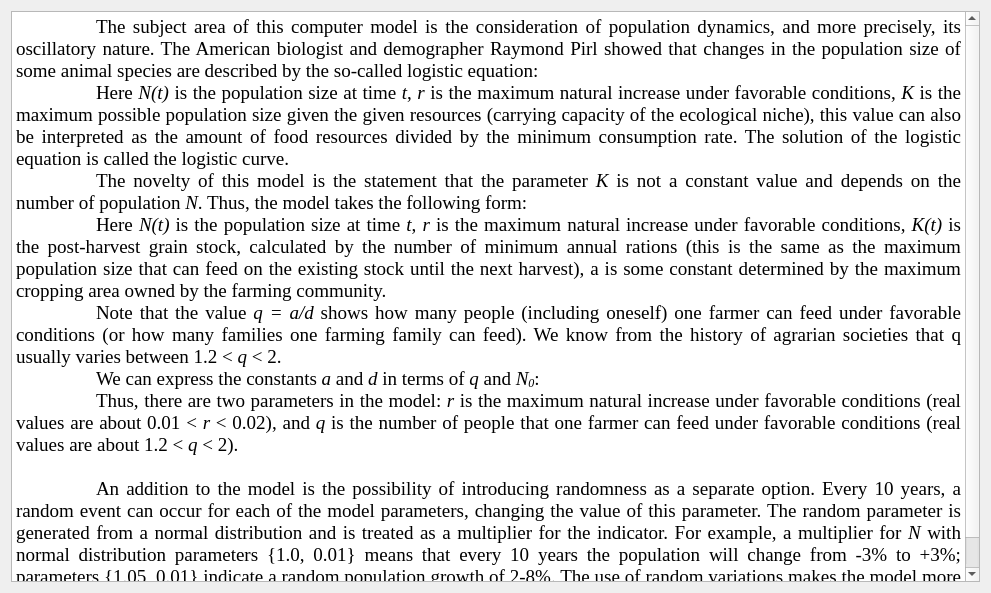
<?xml version="1.0" encoding="UTF-8"?>
<ui version="4.0">
 <class>en_model</class>
 <widget class="QDialog" name="en_model">
  <property name="geometry">
   <rect>
    <x>0</x>
    <y>0</y>
    <width>991</width>
    <height>593</height>
   </rect>
  </property>
  <property name="windowTitle">
   <string>Description of the mathematical model</string>
  </property>
  <layout class="QVBoxLayout" name="verticalLayout">
   <item>
    <widget class="QTextBrowser" name="textBrowser">
     <property name="font">
      <font>
       <family>Times New Roman</family>
       <pointsize>14</pointsize>
      </font>
     </property>
     <property name="html">
      <string>&lt;!DOCTYPE HTML PUBLIC &quot;-//W3C//DTD HTML 4.0//EN&quot; &quot;http://www.w3.org/TR/REC-html40/strict.dtd&quot;&gt;
&lt;html&gt;&lt;head&gt;&lt;meta name=&quot;qrichtext&quot; content=&quot;1&quot; /&gt;&lt;style type=&quot;text/css&quot;&gt;
p, li { white-space: pre-wrap; }
&lt;/style&gt;&lt;/head&gt;&lt;body style=&quot; font-family:'Times New Roman'; font-size:14pt; font-weight:400; font-style:normal;&quot;&gt;
&lt;p align=&quot;justify&quot; style=&quot; margin-top:0px; margin-bottom:0px; margin-left:0px; margin-right:0px; -qt-block-indent:0; text-indent:0px;&quot;&gt;	The subject area of this computer model is the consideration of population dynamics, and more precisely, its oscillatory nature. The American biologist and demographer Raymond Pirl showed that changes in the population size of some animal species are described by the so-called logistic equation&lt;span style=&quot; font-family:'Times New Roman','serif';&quot;&gt;:&lt;/span&gt;&lt;/p&gt;
&lt;p align=&quot;center&quot; style=&quot; margin-top:0px; margin-bottom:0px; margin-left:0px; margin-right:0px; -qt-block-indent:0; text-indent:0px;&quot;&gt;&lt;img src=&quot;:/images/1.png&quot; /&gt;&lt;/p&gt;
&lt;p align=&quot;justify&quot; style=&quot; margin-top:0px; margin-bottom:0px; margin-left:0px; margin-right:0px; -qt-block-indent:0; text-indent:0px;&quot;&gt;&lt;span style=&quot; font-family:'Times New Roman','serif';&quot;&gt;	Here &lt;/span&gt;&lt;span style=&quot; font-family:'Times New Roman','serif'; font-style:italic;&quot;&gt;N(t)&lt;/span&gt;&lt;span style=&quot; font-family:'Times New Roman','serif';&quot;&gt; is the population size at time &lt;/span&gt;&lt;span style=&quot; font-family:'Times New Roman','serif'; font-style:italic;&quot;&gt;t&lt;/span&gt;&lt;span style=&quot; font-family:'Times New Roman','serif';&quot;&gt;, &lt;/span&gt;&lt;span style=&quot; font-family:'Times New Roman','serif'; font-style:italic;&quot;&gt;r&lt;/span&gt;&lt;span style=&quot; font-family:'Times New Roman','serif';&quot;&gt; is the maximum natural increase under favorable conditions, &lt;/span&gt;&lt;span style=&quot; font-family:'Times New Roman','serif'; font-style:italic;&quot;&gt;K&lt;/span&gt;&lt;span style=&quot; font-family:'Times New Roman','serif';&quot;&gt; is the maximum possible population size given the given resources (carrying capacity of the ecological niche), this value can also be interpreted as the amount of food resources divided by the minimum consumption rate. The solution of the logistic equation is called the logistic curve.&lt;/span&gt;&lt;/p&gt;
&lt;p align=&quot;justify&quot; style=&quot; margin-top:0px; margin-bottom:0px; margin-left:0px; margin-right:0px; -qt-block-indent:0; text-indent:0px;&quot;&gt;&lt;span style=&quot; font-family:'Times New Roman','serif';&quot;&gt;	The novelty of this model is the statement that the parameter &lt;/span&gt;&lt;span style=&quot; font-family:'Times New Roman','serif'; font-style:italic;&quot;&gt;K&lt;/span&gt;&lt;span style=&quot; font-family:'Times New Roman','serif';&quot;&gt; is not a constant value and depends on the number of population &lt;/span&gt;&lt;span style=&quot; font-family:'Times New Roman','serif'; font-style:italic;&quot;&gt;N&lt;/span&gt;&lt;span style=&quot; font-family:'Times New Roman','serif';&quot;&gt;. Thus, the model takes the following form:&lt;/span&gt;&lt;/p&gt;
&lt;p align=&quot;center&quot; style=&quot; margin-top:0px; margin-bottom:0px; margin-left:0px; margin-right:0px; -qt-block-indent:0; text-indent:0px;&quot;&gt;&lt;img src=&quot;:/images/2.png&quot; /&gt;&lt;/p&gt;
&lt;p align=&quot;justify&quot; style=&quot; margin-top:0px; margin-bottom:0px; margin-left:0px; margin-right:0px; -qt-block-indent:0; text-indent:0px;&quot;&gt;&lt;span style=&quot; font-family:'Times New Roman','serif';&quot;&gt;	Here &lt;/span&gt;&lt;span style=&quot; font-family:'Times New Roman','serif'; font-style:italic;&quot;&gt;N(t)&lt;/span&gt;&lt;span style=&quot; font-family:'Times New Roman','serif';&quot;&gt; is the population size at time &lt;/span&gt;&lt;span style=&quot; font-family:'Times New Roman','serif'; font-style:italic;&quot;&gt;t&lt;/span&gt;&lt;span style=&quot; font-family:'Times New Roman','serif';&quot;&gt;, &lt;/span&gt;&lt;span style=&quot; font-family:'Times New Roman','serif'; font-style:italic;&quot;&gt;r&lt;/span&gt;&lt;span style=&quot; font-family:'Times New Roman','serif';&quot;&gt; is the maximum natural increase under favorable conditions, &lt;/span&gt;&lt;span style=&quot; font-family:'Times New Roman','serif'; font-style:italic;&quot;&gt;K(t)&lt;/span&gt;&lt;span style=&quot; font-family:'Times New Roman','serif';&quot;&gt; is the post-harvest grain stock, calculated by the number of minimum annual rations (this is the same as the maximum population size that can feed on the existing stock until the next harvest), a is some constant determined by the maximum cropping area owned by the farming community.&lt;/span&gt;&lt;/p&gt;
&lt;p align=&quot;justify&quot; style=&quot; margin-top:0px; margin-bottom:0px; margin-left:0px; margin-right:0px; -qt-block-indent:0; text-indent:0px;&quot;&gt;&lt;span style=&quot; font-family:'Times New Roman','serif';&quot;&gt;	Note that the value &lt;/span&gt;&lt;span style=&quot; font-family:'Times New Roman','serif'; font-style:italic;&quot;&gt;q = a/d&lt;/span&gt;&lt;span style=&quot; font-family:'Times New Roman','serif';&quot;&gt; shows how many people (including oneself) one farmer can feed under favorable conditions (or how many families one farming family can feed). We know from the history of agrarian societies that q usually varies between 1.2 &amp;lt; &lt;/span&gt;&lt;span style=&quot; font-family:'Times New Roman','serif'; font-style:italic;&quot;&gt;q&lt;/span&gt;&lt;span style=&quot; font-family:'Times New Roman','serif';&quot;&gt; &amp;lt; 2.&lt;/span&gt;&lt;/p&gt;
&lt;p align=&quot;justify&quot; style=&quot; margin-top:0px; margin-bottom:0px; margin-left:0px; margin-right:0px; -qt-block-indent:0; text-indent:0px;&quot;&gt;&lt;span style=&quot; font-family:'Times New Roman','serif';&quot;&gt;	We can express the constants &lt;/span&gt;&lt;span style=&quot; font-family:'Times New Roman','serif'; font-style:italic;&quot;&gt;a&lt;/span&gt;&lt;span style=&quot; font-family:'Times New Roman','serif';&quot;&gt; and &lt;/span&gt;&lt;span style=&quot; font-family:'Times New Roman','serif'; font-style:italic;&quot;&gt;d&lt;/span&gt;&lt;span style=&quot; font-family:'Times New Roman','serif';&quot;&gt; in terms of &lt;/span&gt;&lt;span style=&quot; font-family:'Times New Roman','serif'; font-style:italic;&quot;&gt;q&lt;/span&gt;&lt;span style=&quot; font-family:'Times New Roman','serif';&quot;&gt; and &lt;/span&gt;&lt;span style=&quot; font-family:'Times New Roman','serif'; font-style:italic;&quot;&gt;N&lt;/span&gt;&lt;span style=&quot; font-family:'Times New Roman','serif'; font-style:italic; vertical-align:sub;&quot;&gt;0&lt;/span&gt;&lt;span style=&quot; font-family:'Times New Roman','serif';&quot;&gt;:&lt;/span&gt;&lt;/p&gt;
&lt;p align=&quot;center&quot; style=&quot; margin-top:0px; margin-bottom:0px; margin-left:0px; margin-right:0px; -qt-block-indent:0; text-indent:0px;&quot;&gt;&lt;img src=&quot;:/images/3.png&quot; /&gt;&lt;/p&gt;
&lt;p align=&quot;justify&quot; style=&quot; margin-top:0px; margin-bottom:0px; margin-left:0px; margin-right:0px; -qt-block-indent:0; text-indent:0px;&quot;&gt;&lt;span style=&quot; font-family:'Times New Roman','serif';&quot;&gt;	Thus, there are two parameters in the model: &lt;/span&gt;&lt;span style=&quot; font-family:'Times New Roman','serif'; font-style:italic;&quot;&gt;r&lt;/span&gt;&lt;span style=&quot; font-family:'Times New Roman','serif';&quot;&gt; is the maximum natural increase under favorable conditions (real values are about 0.01 &amp;lt; &lt;/span&gt;&lt;span style=&quot; font-family:'Times New Roman','serif'; font-style:italic;&quot;&gt;r&lt;/span&gt;&lt;span style=&quot; font-family:'Times New Roman','serif';&quot;&gt; &amp;lt; 0.02), and &lt;/span&gt;&lt;span style=&quot; font-family:'Times New Roman','serif'; font-style:italic;&quot;&gt;q&lt;/span&gt;&lt;span style=&quot; font-family:'Times New Roman','serif';&quot;&gt; is the number of people that one farmer can feed under favorable conditions (real values are about 1.2 &amp;lt; &lt;/span&gt;&lt;span style=&quot; font-family:'Times New Roman','serif'; font-style:italic;&quot;&gt;q&lt;/span&gt;&lt;span style=&quot; font-family:'Times New Roman','serif';&quot;&gt; &amp;lt; 2).&lt;/span&gt;&lt;/p&gt;
&lt;p style=&quot;-qt-paragraph-type:empty; margin-top:0px; margin-bottom:0px; margin-left:0px; margin-right:0px; -qt-block-indent:0; text-indent:0px; font-family:'Times New Roman','serif';&quot;&gt;&lt;br /&gt;&lt;/p&gt;
&lt;p align=&quot;justify&quot; style=&quot; margin-top:0px; margin-bottom:0px; margin-left:0px; margin-right:0px; -qt-block-indent:0; text-indent:0px;&quot;&gt;&lt;span style=&quot; font-family:'Times New Roman','serif';&quot;&gt;	An addition to the model is the possibility of introducing randomness as a separate option. Every 10 years, a random event can occur for each of the model parameters, changing the value of this parameter. The random parameter is generated from a normal distribution and is treated as a multiplier for the indicator. For example, a multiplier for &lt;/span&gt;&lt;span style=&quot; font-family:'Times New Roman','serif'; font-style:italic;&quot;&gt;N&lt;/span&gt;&lt;span style=&quot; font-family:'Times New Roman','serif';&quot;&gt; with normal distribution parameters {1.0, 0.01} means that every 10 years the population will change from -3% to +3%; parameters {1.05, 0.01} indicate a random population growth of 2-8%. The use of random variations makes the model more realistic and closer to reality.&lt;/span&gt;&lt;/p&gt;&lt;/body&gt;&lt;/html&gt;</string>
     </property>
    </widget>
   </item>
  </layout>
 </widget>
 <resources>
  <include location="../resources/res.qrc"/>
 </resources>
 <connections/>
</ui>
